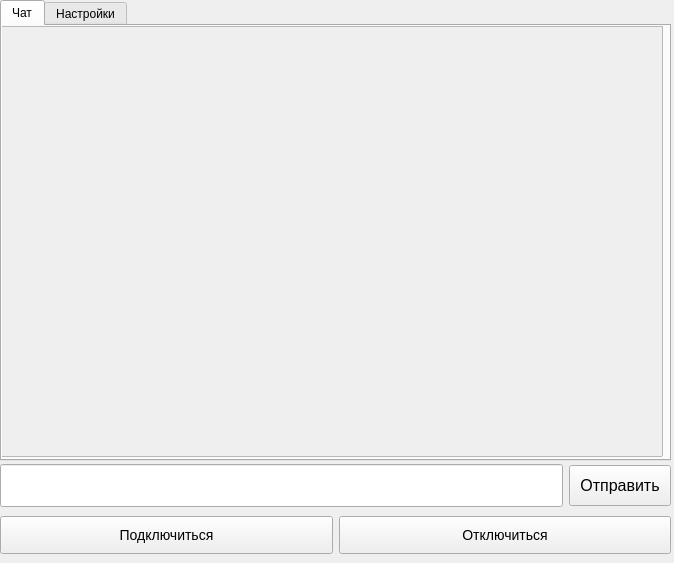
<?xml version="1.0" encoding="UTF-8"?>
<ui version="4.0">
 <class>MainWindow</class>
 <widget class="QMainWindow" name="MainWindow">
  <property name="geometry">
   <rect>
    <x>0</x>
    <y>0</y>
    <width>674</width>
    <height>563</height>
   </rect>
  </property>
  <property name="windowTitle">
   <string>MainWindow</string>
  </property>
  <property name="styleSheet">
   <string notr="true">font: 12pt &quot;Roboto&quot;;</string>
  </property>
  <widget class="QWidget" name="centralwidget">
   <widget class="QWidget" name="verticalLayoutWidget">
    <property name="geometry">
     <rect>
      <x>0</x>
      <y>0</y>
      <width>671</width>
      <height>461</height>
     </rect>
    </property>
    <layout class="QVBoxLayout" name="verticalLayout_2">
     <item>
      <widget class="QTabWidget" name="tabWidget">
       <property name="currentIndex">
        <number>0</number>
       </property>
       <widget class="QWidget" name="chat_tab">
        <attribute name="title">
         <string>Чат</string>
        </attribute>
        <widget class="QTextEdit" name="chat_text">
         <property name="enabled">
          <bool>false</bool>
         </property>
         <property name="geometry">
          <rect>
           <x>-10</x>
           <y>0</y>
           <width>671</width>
           <height>431</height>
          </rect>
         </property>
         <property name="styleSheet">
          <string notr="true">padding: 5px;
font-size: 14px;
font-weight: 300;</string>
         </property>
         <property name="html">
          <string>&lt;!DOCTYPE HTML PUBLIC &quot;-//W3C//DTD HTML 4.0//EN&quot; &quot;http://www.w3.org/TR/REC-html40/strict.dtd&quot;&gt;
&lt;html&gt;&lt;head&gt;&lt;meta name=&quot;qrichtext&quot; content=&quot;1&quot; /&gt;&lt;style type=&quot;text/css&quot;&gt;
p, li { white-space: pre-wrap; }
&lt;/style&gt;&lt;/head&gt;&lt;body style=&quot; font-family:'Roboto'; font-size:14px; font-weight:304; font-style:normal;&quot;&gt;
&lt;p style=&quot;-qt-paragraph-type:empty; margin-top:0px; margin-bottom:0px; margin-left:0px; margin-right:0px; -qt-block-indent:0; text-indent:0px; font-family:'monospace'; font-size:16px; font-weight:504;&quot;&gt;&lt;br /&gt;&lt;/p&gt;&lt;/body&gt;&lt;/html&gt;</string>
         </property>
        </widget>
       </widget>
       <widget class="QWidget" name="settings_tab">
        <attribute name="title">
         <string>Настройки</string>
        </attribute>
        <widget class="QWidget" name="formLayoutWidget">
         <property name="geometry">
          <rect>
           <x>0</x>
           <y>0</y>
           <width>671</width>
           <height>431</height>
          </rect>
         </property>
         <layout class="QFormLayout" name="formLayout">
          <item row="0" column="0">
           <widget class="QLabel" name="label">
            <property name="styleSheet">
             <string notr="true">padding: 5px;</string>
            </property>
            <property name="text">
             <string>IP адрес сервера</string>
            </property>
           </widget>
          </item>
          <item row="0" column="1">
           <widget class="QLineEdit" name="ipaddr_edit"/>
          </item>
          <item row="1" column="0">
           <widget class="QLabel" name="label_2">
            <property name="styleSheet">
             <string notr="true">padding: 5px;</string>
            </property>
            <property name="text">
             <string>Порт сервера</string>
            </property>
           </widget>
          </item>
          <item row="1" column="1">
           <widget class="QLineEdit" name="portserv_edit"/>
          </item>
          <item row="2" column="0">
           <widget class="QLabel" name="label_3">
            <property name="styleSheet">
             <string notr="true">padding: 5px;</string>
            </property>
            <property name="text">
             <string>Никнейм</string>
            </property>
           </widget>
          </item>
          <item row="2" column="1">
           <widget class="QLineEdit" name="nickname_edit">
            <property name="text">
             <string>PhoenixUser000</string>
            </property>
           </widget>
          </item>
          <item row="3" column="0">
           <widget class="QPushButton" name="create_data_btn">
            <property name="styleSheet">
             <string notr="true">padding: 5px;</string>
            </property>
            <property name="text">
             <string>Создать данные
для подключения</string>
            </property>
           </widget>
          </item>
          <item row="3" column="1">
           <widget class="QTextEdit" name="log_text">
            <property name="enabled">
             <bool>false</bool>
            </property>
           </widget>
          </item>
         </layout>
        </widget>
       </widget>
      </widget>
     </item>
    </layout>
   </widget>
   <widget class="QWidget" name="horizontalLayoutWidget_2">
    <property name="geometry">
     <rect>
      <x>0</x>
      <y>460</y>
      <width>671</width>
      <height>51</height>
     </rect>
    </property>
    <layout class="QHBoxLayout" name="horizontalLayout_3">
     <item>
      <widget class="QLineEdit" name="message_line">
       <property name="styleSheet">
        <string notr="true">padding: 10px;
font-size: 16px;</string>
       </property>
       <property name="text">
        <string/>
       </property>
      </widget>
     </item>
     <item>
      <widget class="QPushButton" name="send_button">
       <property name="styleSheet">
        <string notr="true">padding: 10px;
font-size: 16px;</string>
       </property>
       <property name="text">
        <string>Отправить</string>
       </property>
      </widget>
     </item>
    </layout>
   </widget>
   <widget class="QWidget" name="horizontalLayoutWidget_3">
    <property name="geometry">
     <rect>
      <x>0</x>
      <y>510</y>
      <width>671</width>
      <height>51</height>
     </rect>
    </property>
    <layout class="QHBoxLayout" name="horizontalLayout_4">
     <item>
      <widget class="QPushButton" name="connect_btn">
       <property name="styleSheet">
        <string notr="true">padding: 10px;
font-size: 14px;</string>
       </property>
       <property name="text">
        <string>Подключиться</string>
       </property>
      </widget>
     </item>
     <item>
      <widget class="QPushButton" name="shutdown_btn">
       <property name="styleSheet">
        <string notr="true">padding: 10px;
font-size: 14px;</string>
       </property>
       <property name="text">
        <string>Отключиться</string>
       </property>
      </widget>
     </item>
    </layout>
   </widget>
  </widget>
 </widget>
 <resources/>
 <connections/>
</ui>
